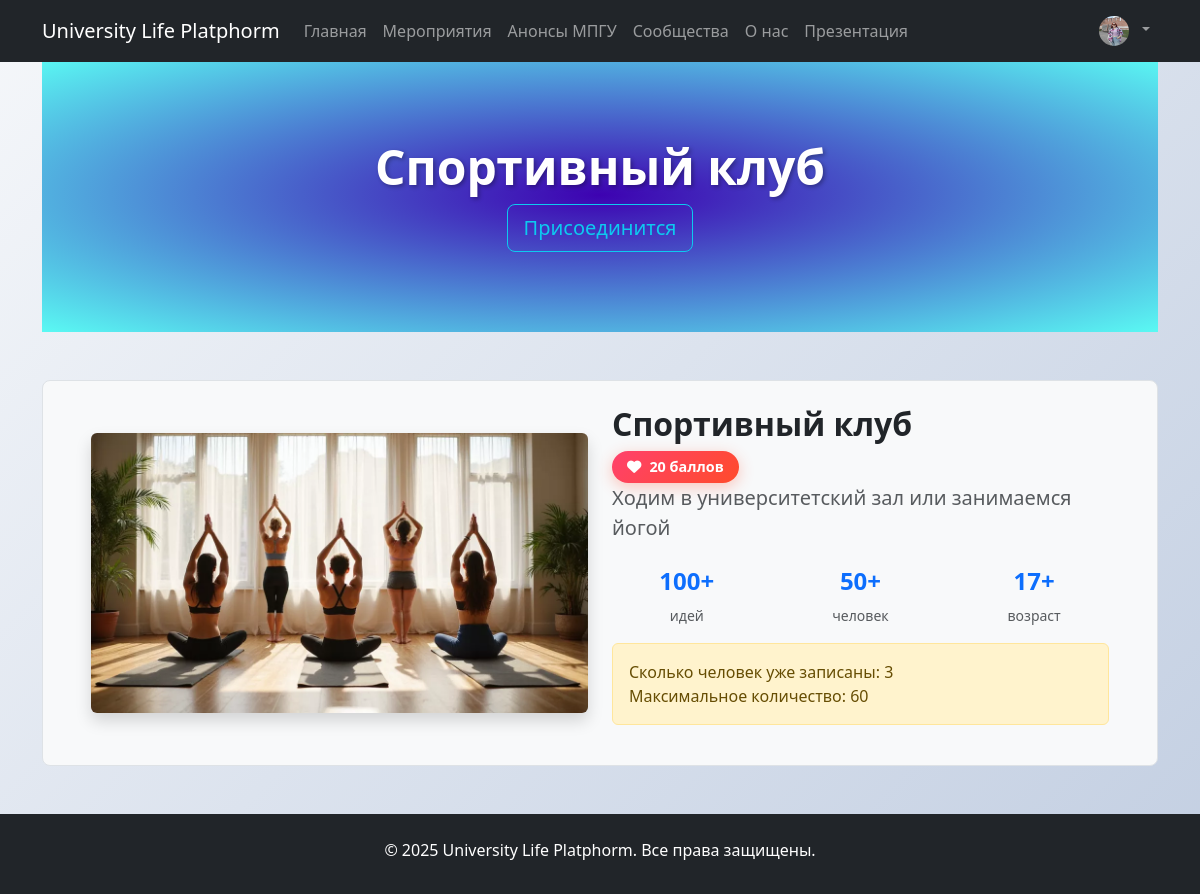
Page /communities/5/ (signed in) on the committed database.
### myproject/myplatform/models.py (models this page shows, shortened)
class User(AbstractUser):
    class Role(models.TextChoices):
        ADMIN = "ADMIN", 'Admin'
        STUDENT = "STUDENT", 'Student'
        ORGANIZER = "ORGANIZER", 'Organizer'
    role = models.CharField(max_length=50, choices=Role.choices, default=Role.ADMIN)
    name = models.CharField(max_length=100,verbose_name="Имя",default='',blank=True)
    last_name_student = models.CharField(max_length=100,verbose_name="Фамилия",default="",blank=True)
    middle_name_student = models.CharField(max_length=100,verbose_name="Отчество",default="",blank=True)
    birth_date = models.DateField(
        verbose_name="Дата рождения",
        blank=True,
        null=True,
        help_text="Формат: ГГГГ-ММ-ДД"
    )
    about_text = models.TextField(verbose_name="О себе",default="",blank=True)
    img = models.ImageField(verbose_name='Фото профиля',upload_to='image/user_image',blank=True,null=True)
    faculty = TreeForeignKey('myplatform.Faculty', on_delete=models.CASCADE, null=True, blank=True)

class Community(models.Model):
    class Status(models.TextChoices):
        ISACTIVE = "ISACTIVE",'isactive'
        ISNOTACTIVE = "ISNOTACTIVE", 'isnotactive'
        WAIT = "WAIT", 'wait'
    name = models.CharField(max_length=200,verbose_name="Название сообщества")
    description = models.TextField(verbose_name="Описание")
    max_participants = models.PositiveIntegerField(verbose_name="Максимальное количество участников",default=0)
    organizator = models.ForeignKey(
        User,
        on_delete = models.CASCADE,
        related_name='communities',
        verbose_name='Организатор',
        limit_choices_to={'role': User.Role.ORGANIZER}
    )
    participants = models.ManyToManyField(
        User,
        related_name='communities_joined',
        blank=True,
        verbose_name="Участники"
    )
    img = models.ImageField(verbose_name='Фото сообщества',upload_to='image/communities',blank=True,null=True)
    status = models.CharField(max_length=50,choices=Status.choices,default=Status.ISNOTACTIVE,verbose_name='Статус')
    created_at = models.DateTimeField(auto_now_add=True)
    updated_at = models.DateTimeField(auto_now=True)
    rating = models.PositiveIntegerField(verbose_name="Количество баллов",default=0)

### myproject/myplatform/views.py (the view)
# urls.py: path('communities/<int:community_id>/', views.community_detail, name='community_detail'),
def community_detail(request,community_id):
    com_det = get_object_or_404(Community,pk = community_id)
    com_count = com_det.participants.count()
    return render(request,'community_detail.html', {'com_det': com_det,'com_count': com_count})

### myproject/myplatform/templates/community_detail.html (shortened to what this page needs)
{% extends 'base.html' %}
{% block content %}
    {% if com_det.status == 'ISACTIVE' %}
    <div class="container">
        <div class="gradient-hero">
            <div class="row justify-content-center text-center">
                <div class="col-md-8">
                    <h1>
                        {{com_det.name}}
                    </h1>
                    {% if com_count < com_det.max_participants %}
                    <form method="post" action="{% url 'join_community' com_det.id %}">
                        <button class="btn btn-outline-info btn-lg ">
                            Присоединится</button>
                    </form>
                    {% endif %}
                </div>
            </div>
        </div>
        <section class="bg-light px-5 py-4 my-5 border rounded-3">
            <div class="row align-items-center">
                <div class="col-md-6">
                    {% if com_det.img %}
                        <img src="{{com_det.img.url}}" class="img-fluid rounded shadow" alt="{{ com_det.name }}">
                    {% else %}
                        <img src="/media/communities_img.jpg" class="card-img-top" alt="{{ com_det.name }}" style="height: 200px; object-fit: cover;">
                    {% endif %}
                </div>
                <div class="col-md-6">
                    <h2 class="fw-bold">{{com_det.name}}</h2>
                    <div class="community-card">
                        <div class="rating-badge">
                            <i class="fas fa-heart"></i> <span>{{ com_det.rating }} баллов</span>
                        </div>
                    </div>
                    <p class="lead text-muted mb-4">{{com_det.description}}</p>
                    <div class="row text-center">
                        <div class="col-4">
                            <h4 class="fw-bold text-primary">100+</h4>
                            <small class="text-muted">идей</small>
                        </div>
                        <div class="col-4">
                            <h4 class="fw-bold text-primary">50+</h4>
                            <small class="text-muted">человек</small>
                        </div>
                        <div class="col-4">
                            <h4 class="fw-bold text-primary">17+</h4>
                            <small class="text-muted">возраст</small>
                        </div>
                    </div>
                    <div class=" mt-3 alert alert-warning" role="alert">
                        Сколько человек уже записаны: {{com_count}}
                        <br>
                        Максимальное количество: {{com_det.max_participants}}
                    </div>
                </div>
            </div>
        </div>
    {% endif %}
{% endblock content%}

### myproject/myplatform/templates/base.html (shortened to what this page needs)
{% load static %}
<!DOCTYPE html>
<html>
    <head>
        <link rel="stylesheet" href="{% static 'css/styles.css' %}">
        <link href="https://cdn.jsdelivr.net/npm/bootstrap@5.3.0/dist/css/bootstrap.min.css" rel="stylesheet">
        <link rel="stylesheet" href="https://cdnjs.cloudflare.com/ajax/libs/font-awesome/6.0.0/css/all.min.css">
    </head>
    <body>
        <header>
            <nav class="navbar navbar-expand-lg navbar-dark bg-dark">
                <div class="container">
                    <a class="navbar-brand" href="{% url 'index' %}">
                        University Life Platphorm
                    </a>
                    <div class="collapse navbar-collapse" id="navbarNav">
                        <ul class="navbar-nav me-auto">
                            <li class="nav-item">
                                <a class="nav-link" href="{% url 'index' %}">Главная</a>
                            </li>
                            <li class="nav-item">
                                <a class="nav-link" href="{% url 'events' %}">Мероприятия</a>
                            </li>
                            <li class="nav-item">
                                <a class="nav-link" href="{% url 'parsed_event_list' %}">Анонсы МПГУ</a>
                            </li>
                            <li class="nav-item">
                                <a class="nav-link" href="{% url 'communities' %}">Сообщества</a>
                            </li>
                             <li class="nav-item">
                                <a class="nav-link" href="{% url 'aboutus' %}">О нас</a>
                             </li>
                             <li class="nav-item">
                                <a class="nav-link" href="{% url 'presentation' %}">Презентация</a>
                             </li>
                        </ul>
                        <ul class="navbar-nav">
                            {% if user.is_authenticated %}
                            <li class="nav-item dropdown">
                                <a class="nav-link dropdown-toggle" href="#" id="userDropdown" role="button" data-bs-toggle="dropdown">
                                    {% if user.img %}
                                    <img src="{{user.img.url}}" alt="{{user.username}}" style="width: 30px; height: 30px; border-radius: 50%; margin-right: 5px;">
                                    {% endif %}
                                </a>
                            </li>
                            {% endif %}
                        </ul>
                    </div>
                </div>
            </nav>
        </header>
        <main class="mt-3">
            {% block content %}{% endblock content %}
        </main>
        <footer class="footer mt-auto py-3 bg-dark" style="color: #fff;">
            <div class="container text-center">
                <p class="mt-2">
                    © 2025 University Life Platphorm. Все права защищены.
                </p>
            </div>
        </footer>
    </body>
</html>

### myproject/static/css/styles.css (style rules this page uses)
.gradient-hero { background: radial-gradient(#3d02b1, #5af9f3); color: #fff; padding: 5rem 0; margin-top: -20px; }
.gradient-hero h1 { font-size: 3rem; font-weight: bold; text-shadow: 2px 2px 4px rgba(0, 0, 0, 0.3); }
body { background: linear-gradient(135deg, #f5f7fa 0%, #c3cfe2 100%); min-height: 100vh; }
.rating-badge { display: inline-flex; align-items: center; background: linear-gradient(135deg, #ff416c, #ff4b2b); color: white; padding: 5px 15px; border-radius: 20px; font-weight: bold; font-size: 0.9rem; box-shadow: 0 4px 15px rgba(255, 75, 43, 0.3); transition: transform 0.2s; cursor: default; }
.rating-badge i { margin-right: 8px; }

### rows in the picture
User: img (picture)
Community: name "Спортивный клуб", img (picture), rating "20", description "Ходим в университетский зал или занимаемся йогой", max_participants "60"

### other values in the picture
{{ com_count }} "3"
